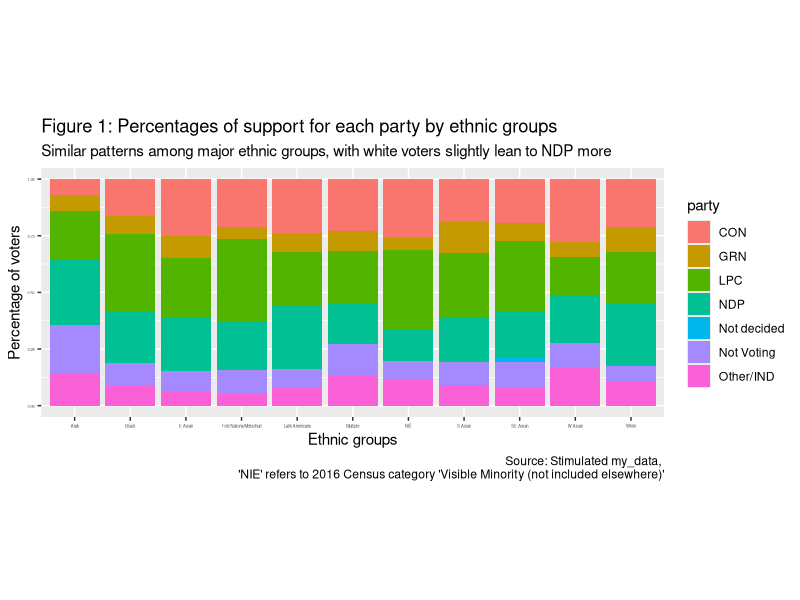
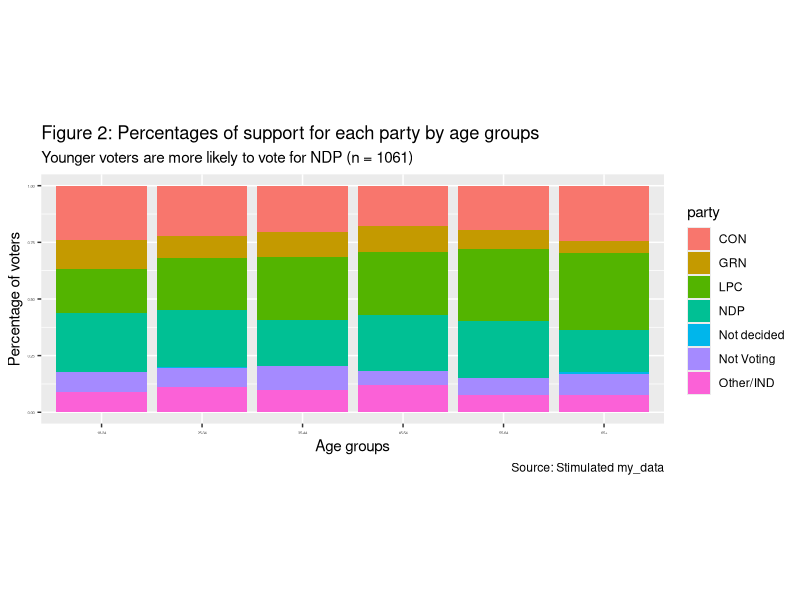
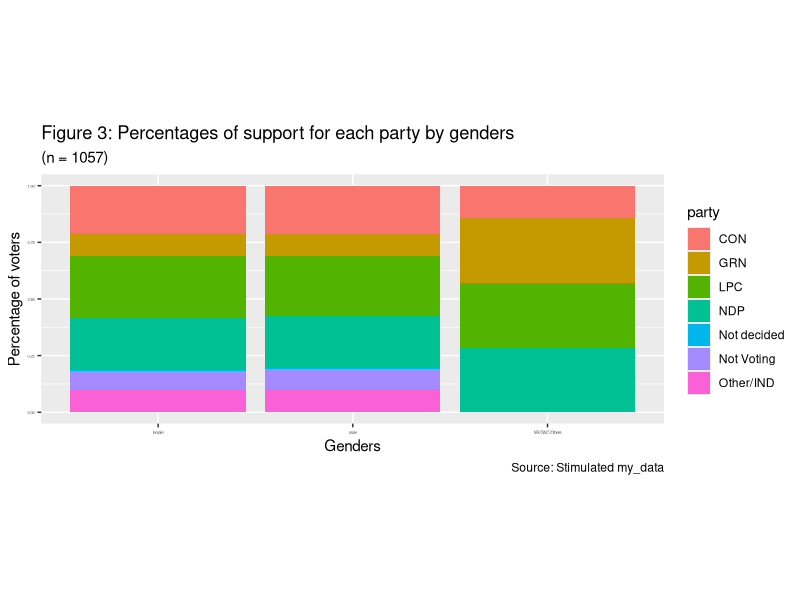
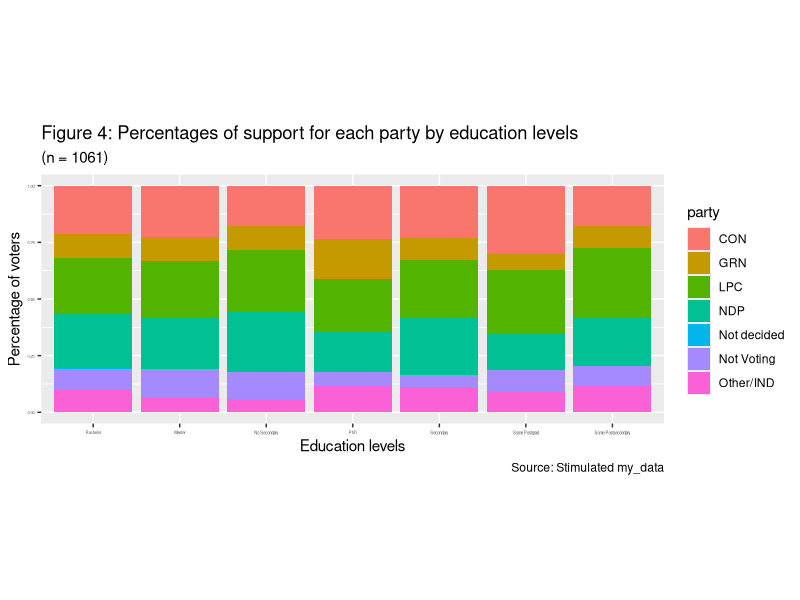
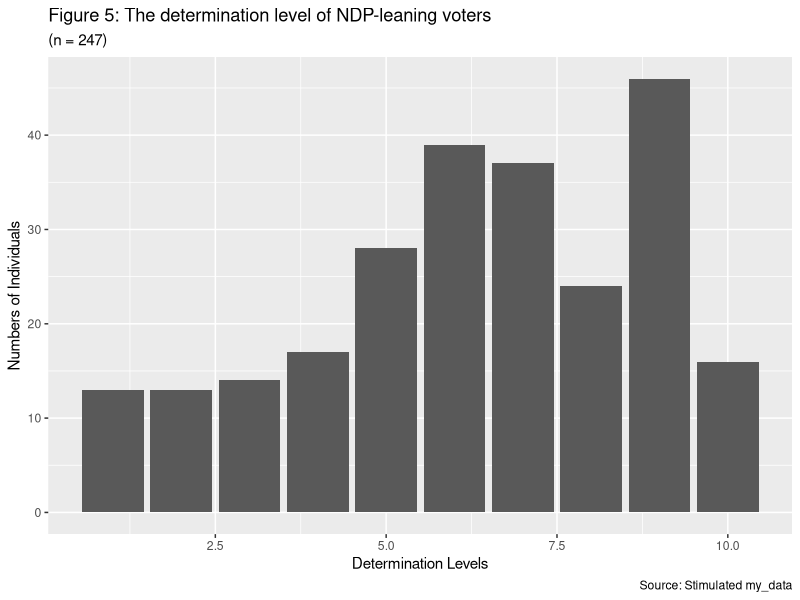
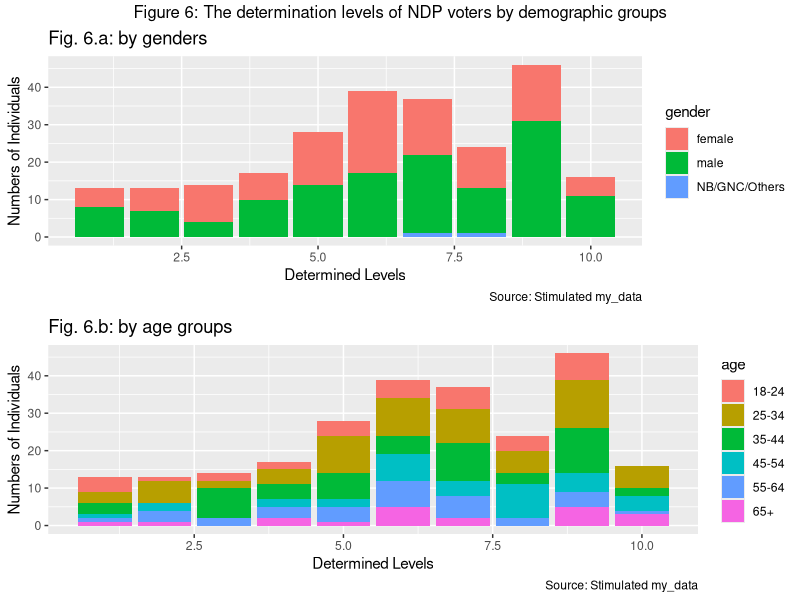
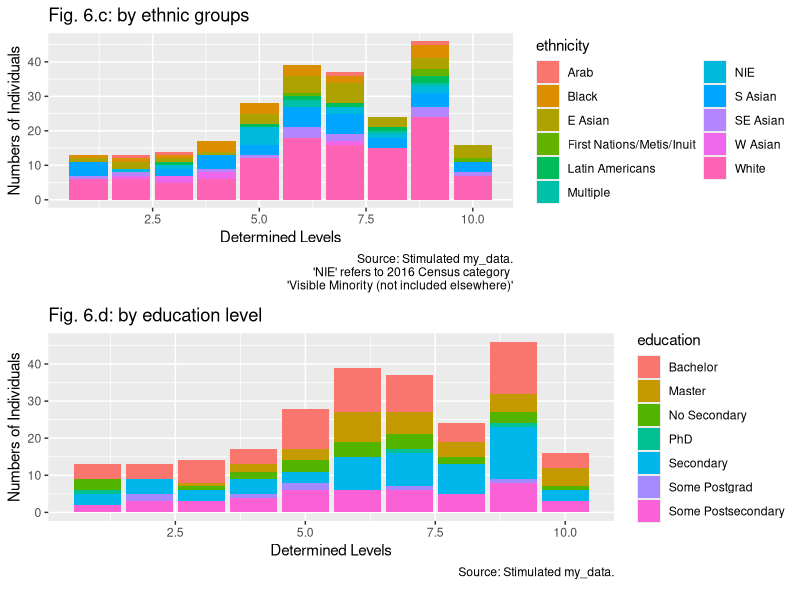
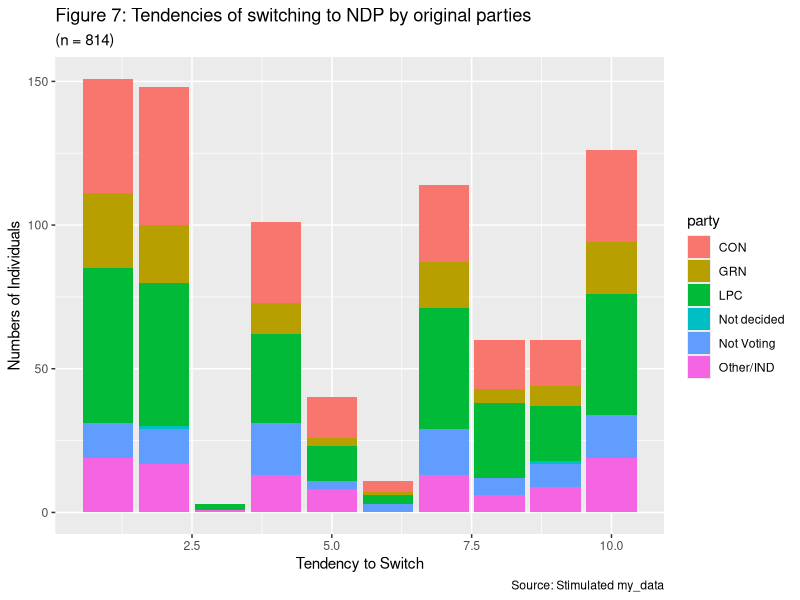

Generate these figures, in order, with R:
## ---- chunk 1
knitr::opts_chunk$set(echo = FALSE, warning = FALSE)
install.packages("tidyverse")
install.packages("tibble")
install.packages("ggplot2")
install.packages("knitr")
install.packages("gridExtra")
library(tidyverse)
library(tibble)
library(ggplot2)
library(knitr)
library(gridExtra)

options(dplyr.summarise.inform = FALSE)
## ---- chunk 2
#n stands for sample size, which is fixed and calculated from the equation listed in methodology.
n <- 1061
set.seed(4)

#use uniform(0,1) to randomly generate party supporting rates:
prop_1 <- runif(7)
#adjust the random numbers to make their sum 1. Numbers sorted to match with the party ranking which is based on the projection of 338canada.com
party_prop <- sort(c(prop_1/sum(prop_1)), decreasing = TRUE)

#use uniform(0,1) to randomly generate the probabilities of non-NDP voters' responses on how likely they will switch to NDP:
prop_2 <- runif(10)
likely_prop <- c(prop_2/ sum(prop_2))

#create the simulated dataset
my_data <- tibble(
    # Target population for our survey is all Canadians over the age of 18 who residing in Toronto Centre riding on October 26, 2020. The question one is a screening question and individuals who chose "no" would not answer and submit the survey. 
    eligible = sample(x = c("yes"), size = n, replace = TRUE),
    # Sorted to match with the party ranking based on 338canada.com
    party = sample(x = c("LPC","NDP", "CON", "GRN", "Other/IND", "Not Voting", "Not decided"), size = n, replace = TRUE, prob = party_prop),
    # All weightings for demographic information are based on 2016 Canada Census.
    gender = sample(x = c("female", "male", "NB/GNC/Others", "Not to say"), size = n, replace = TRUE, prob = c(0.46, 0.53, 0.005, 0.005)),
    age = sample(x = c("18-24", "25-34", "35-44", "45-54", "55-64", "65+"), size = n, replace = TRUE, prob = c(0.126, 0.278, 0.224, 0.15, 0.117, 0.105)),
    ethnicity = sample(x = c("First Nations/Metis/Inuit", "White", "E Asian", "Black", "SE Asian", "Latin Americans", "Arab", "W Asian", "S Asian", "Multiple", "NIE"), size = n, replace = TRUE, prob = c(0.015, 0.488, 0.135, 0.091, 0.066, 0.025, 0.018, 0.033, 0.18, 0.019, 0.1)),
    education = sample(x = c("No Secondary", "Secondary", "Some Postsecondary", "Bachelor", "Some Postgrad", "Master", "PhD"), size = n, replace = TRUE, prob = c(0.088, 0.212, 0.199, 0.309, 0.044, 0.125, 0.025))) %>% mutate(likely = case_when(
        party == "NDP" ~ sample(x = c(1:10), size = n, replace = TRUE, prob = c(0.05, 0.05, 0.05, 0.1, 0.15, 0.15, 0.15, 0.075, 0.15, 0.075)), 
        party != "NDP" ~ sample(x = c(1:10), size = n, replace = TRUE, prob = likely_prop) 
    ))
glimpse(my_data)
## ---- chunk 3
#summary: voter support in general:

prop.party <- my_data %>% group_by(party) %>% summarise(n = n()) %>% mutate(prop = round((n/(sum(n))*100), digits = 2))

knitr::kable(prop.party, col.names = c("Party", "n", "Support %"), align = "lcc", caption = "Polling results for Toronto Centre By-Election on Oct 26, 2020")

plot.party <- my_data %>% ggplot(aes(x = '', fill = party))+
    geom_bar()+
    theme(axis.text = element_text(size = 3))+
    theme(aspect.ratio = 0.4)+
    labs(title = "Percentages of support for each party",
         subtitle = "(n = 1061)",
         x = "Sample overall",
         y = "Percentage of voters",
         caption = "Source: Stimulated my_data")
## ---- chunk 4
#summary: proportion of party support by ethnicity:
prop.eth.party <- my_data %>% group_by(ethnicity, party) %>% summarise(n = n()) %>%
    mutate(prop = c(n/(sum(n))))
prop.eth.party
## ---- chunk 5
#summary: ethnical group representation in the sample:
prop.eth <- my_data %>% group_by(ethnicity) %>% summarise(n = n()) %>%
    mutate(prop = round((n/(sum(n)) * 100), digits = 2))

kable(prop.eth, col.names = c("Ethnicity", "n", "Proportion %"), align = "lcc", caption = "Ethnical group representations in the sample")


## ---- chunk 6
#bar chart: voters by ethnicity and party support:
plot.eth.party <- prop.eth.party %>% ggplot(aes(x = ethnicity, y = prop.eth.party$prop, fill = party))+
    geom_bar(position="fill", stat="identity")+
    theme(axis.text = element_text(size = 3))+
    theme(aspect.ratio = 0.4)+
    labs(title = "Figure 1: Percentages of support for each party by ethnic groups",
         subtitle = "Similar patterns among major ethnic groups, with white voters slightly lean to NDP more",
         y = "Percentage of voters",
         x = "Ethnic groups",
         caption = "Source: Stimulated my_data, 
         'NIE' refers to 2016 Census category 'Visible Minority (not included elsewhere)'")

plot.eth.party
## ---- chunk 7

#summary: proportion of party support by age groups:
prop.age.party <- my_data %>% group_by(age, party) %>% summarise(n = n()) %>%
    mutate(prop = c(n/(sum(n))))
prop.age.party
## ---- chunk 8

#summary: ethnic group representation in the sample:
prop.age <- my_data %>% group_by(age) %>% summarise(n = n()) %>%
    mutate(prop = round((n/(sum(n)) * 100), digits = 2))

kable(prop.age, col.names = c("Age group", "n", "Proportion %"), align = "lcc", caption = "Age group representations in the sample")
## ---- chunk 9

#bar chart: voters by age group and party support:
plot.age.party <- prop.age.party %>% ggplot(aes(x = age, y = prop, fill = party))+
    geom_bar(position="fill", stat="identity")+
    theme(axis.text = element_text(size = 3))+
    theme(aspect.ratio = 0.4)+
    labs(title = "Figure 2: Percentages of support for each party by age groups",
         subtitle = "Younger voters are more likely to vote for NDP (n = 1061)",
         y = "Percentage of voters",
         x = "Age groups",
         caption = "Source: Stimulated my_data")

plot.age.party
## ---- chunk 10

#summary: proportion of party support by genders:
prop.gnd.party <- my_data %>% group_by(gender, party) %>% summarise(n = n()) %>%
    mutate(prop = c(n/(sum(n))))
prop.age.party
## ---- chunk 11

#summary: ethnical group representation in the sample:
prop.gnd <- my_data %>% group_by(gender) %>% summarise(n = n()) %>%
    mutate(prop = round((n/(sum(n)) * 100), digits = 2))

kable(prop.gnd, col.names = c("Gender", "n", "Proportion %"), align = "lcc", caption = "Gender representations in the sample")

## ---- chunk 12

#bar chart: voters by gender and party support:
plot.gnd.party <- prop.gnd.party %>% filter(gender != "Not to say") %>% ggplot(aes(x = gender, y = prop, fill = party))+
    geom_bar(position="fill", stat="identity")+
    theme(axis.text = element_text(size = 3))+
    theme(aspect.ratio = 0.4)+
    labs(title = "Figure 3: Percentages of support for each party by genders",
         subtitle = "(n = 1057)",
         y = "Percentage of voters",
         x = "Genders",
         caption = "Source: Stimulated my_data")

plot.gnd.party
## ---- chunk 13

#summary: proportion of party support by genders:
prop.edu.party <- my_data %>% group_by(education, party) %>% summarise(n = n()) %>%
    mutate(prop = c(n/(sum(n))))
prop.edu.party
## ---- chunk 14

#summary: ethnical group representation in the sample:
prop.edu <- my_data %>% group_by(education) %>% summarise(n = n()) %>%
    mutate(prop = round((n/(sum(n)) * 100), digits = 2))

kable(prop.edu, col.names = c("Education level", "n", "Proportion %"), align = "lcc", caption = "Education level representations in the sample")
## ---- chunk 15

#bar chart: voters by edu level and party support:
plot.edu.party <- prop.edu.party %>% ggplot(aes(x = education, y = prop, fill = party))+
    geom_bar(position="fill", stat="identity")+
    theme(axis.text = element_text(size = 3))+
    theme(aspect.ratio = 0.4)+
    labs(title = "Figure 4: Percentages of support for each party by education levels",
         subtitle = "(n = 1061)",
         y = "Percentage of voters",
         x = "Education levels",
         caption = "Source: Stimulated my_data")

plot.edu.party
## ---- chunk 16

#a bar chart for distrbution of level of determination of voting for NDP:
plot.ndp.det <-my_data %>% filter(party == "NDP") %>% ggplot(aes(x=likely))+
  geom_bar()+
  labs(title = "Figure 5: The determination level of NDP-leaning voters",
       subtitle = "(n = 247)",
       x = "Determination Levels",
       y = "Numbers of Individuals",
       caption = "Source: Stimulated my_data")
plot.ndp.det

#sample statistics of determination levels:
#estimated total population (Statistics Canada, 2017):
N = 73675
ndp <- my_data %>% filter(party == "NDP") 
mean_ndp <-  mean(ndp$likely)
s2_ndp <- sd(ndp$likely)^2
#estimate the population variance of the determination levels by equation 3, N*party proportion to estimate the total population of NDP-leaning voters:
est_var_ndp <- (1- ((prop.party$n[4])/ N * (prop.party$prop[4]))* (s2_ndp/(prop.party$n[4])))

level_stat <- tibble(mean = mean_ndp, variance = est_var_ndp)
kable(level_stat, caption = "Estimate mean and variance of levels of determination in NDP voters")

## ---- chunk 17
#bar chart: how determined the NDP voters are by gender
plot.likely_NDP.determined.gen<-my_data %>% filter(party == "NDP") %>% ggplot(aes(x=likely, fill = gender))+
  geom_bar()+
  labs(title = "Fig. 6.a: by genders",
       x = "Determined Levels",
       y = "Numbers of Individuals",
       caption = "Source: Stimulated my_data")


#bar chart: how determined the NDP voters are by age
plot.likely_NDP.determined.age<-my_data %>% filter(party == "NDP") %>% ggplot(aes(x=likely, fill = age))+
  geom_bar()+
  labs(title = "Fig. 6.b: by age groups",
       x = "Determined Levels",
       y = "Numbers of Individuals",
       caption = "Source: Stimulated my_data")


#bar chart: how determined the NDP voters are by ethnicity
plot.likely_NDP.determined.eth<-my_data %>% filter(party == "NDP") %>% ggplot(aes(x=likely, fill = ethnicity))+
  geom_bar()+
  labs(title = "Fig. 6.c: by ethnic groups",
       x = "Determined Levels",
       y = "Numbers of Individuals",
       caption = "Source: Stimulated my_data.
       'NIE' refers to 2016 Census category 
       'Visible Minority (not included elsewhere)'")+
  guides(fill=guide_legend(ncol=2))


#bar chart: how determined the NDP voters are by highest education level
plot.likely_NDP.determined.edu<-my_data %>% filter(party == "NDP") %>% ggplot(aes(x=likely, fill = education))+
  geom_bar()+
  labs(title = "Fig. 6.d: by education level",
       x = "Determined Levels",
       y = "Numbers of Individuals",
       caption = "Source: Stimulated my_data.
       ")

grid.arrange(plot.likely_NDP.determined.gen, plot.likely_NDP.determined.age, top = "Figure 6: The determination levels of NDP voters by demographic groups")
grid.arrange(plot.likely_NDP.determined.eth, plot.likely_NDP.determined.edu)
## ---- chunk 18

#bar chart: how likely the non-NDP voters are going to switch to NDP by original choice of party
plot.likely_nonNDP.determined<-my_data %>% filter(party != "NDP") %>% ggplot(aes(x=likely, fill = party))+
  geom_bar()+
  labs(title = "Figure 7: Tendencies of switching to NDP by original parties",
       subtitle = "(n = 814)",
       x = "Tendency to Switch",
       y = "Numbers of Individuals",
       caption = "Source: Stimulated my_data")
plot.likely_nonNDP.determined


## ---- chunk 19
#create a non-NDP data frame
non_ndp <- my_data %>% filter(party != "NDP")
#create a data frame with the sample means and variance for each party
likely_par <- non_ndp %>% group_by(party) %>% summarise(avg = mean(likely), var = var(likely)) 
#create a data frame that calculates the estimated variances:
likely_new <- merge(likely_par, filter(prop.party, party != "NDP"), by = "party") %>% mutate(num = n) %>% #estimated variance calculated by equation 3 in methodology,N*party proportion to estimate the total population of NDP-leaning voters
  mutate(estvar = (1-(num/ (N * prop)))*(var/(N*prop))) %>% select(party, avg, var, estvar)
#create a html kable
kable(likely_new, col.names = c("Party", "Mean", "Sample Variance", "Estimated Variance"), caption = "Mean, Sample variance and estimated variance on other party voters' tendencies to switch to NDP")

## ---- chunk 20
ndp_det_low <- ndp %>% filter(likely < 5)
plot.low.ndp <- ndp_det_low %>% ggplot(aes(x = likely, fill = ethnicity)) + geom_bar()+
    theme(axis.text = element_text(size = 3))+
    theme(aspect.ratio = 0.4)+
    labs(title = "Figure 8: More low-determination NDP supporters are ethnical minority",
         subtitle = "Ethnic group distribution of NDP voters with determination level < 5",
         y = "Number of voters",
         x = "Levels of determination",
         caption = "Source: Stimulated my_data.
         'NIE' refers to 2016 Census category 
         'Visible Minority (not included elsewhere)'")+
   guides(fill=guide_legend(ncol=2))
plot.low.ndp
## ---- chunk 21
non_ndp_high <- non_ndp %>% filter(likely >= 7)
plot.nonndp <- non_ndp_high %>% ggplot(aes(x = likely, fill = age)) + geom_bar()+
    theme(axis.text = element_text(size = 3))+
    theme(aspect.ratio = 0.4)+
    labs(title = "Fig. 9: Even not the top choice, more voters between 18-44 likely to switch",
         subtitle = "Age group distribution of non-NDP voters with NDP likelihood > 6",
         y = "Number of voters",
         x = "Tendency of switching to NDP",
         caption = "Source: Stimulated my_data")
plot.nonndp
